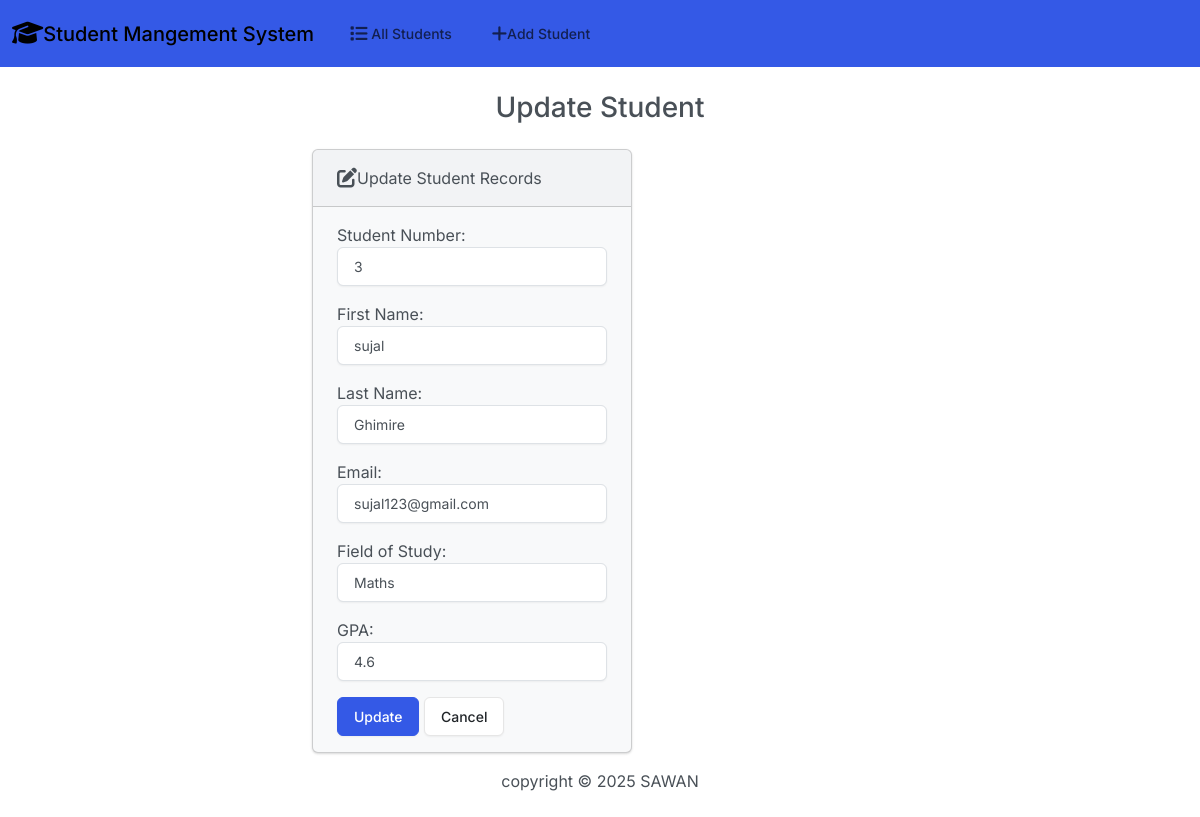
The app's page /edit/9 with its own data.
### students/models.py (models this page shows)
class Student(models.Model):
    student_number = models.PositiveIntegerField()
    first_name = models.CharField(max_length=50)
    last_name = models.CharField(max_length=50)
    email = models.EmailField(max_length=100)
    field_of_study = models.CharField(max_length=50)
    gpa = models.FloatField()

### students/views.py (the view)
# urls.py: path('edit/<int:id>', views.edit, name='edit'),
def edit(request, id):
    if request.method == "POST":
        student = Student.objects.get(pk=id)
        form = StudentForm(request.POST, instance=student)
        if form.is_valid():
            form.save()
            return render(request, 'students/edit.html',{
                'form':form,
                'success':True
            })
    else:
        student = Student.objects.get(pk=id)
        form = StudentForm(instance=student)
        return render(request, 'students/edit.html',{
                'form':form
            })

### students/forms.py
class StudentForm(forms.ModelForm):
    class Meta:
        model = Student
        fields = ['student_number', 'first_name', 'last_name', 'email', 'field_of_study', 'gpa']
        labels = {
            'student_number': 'Student Number',
            'first_name': 'First Name',
            'last_name': 'Last Name',
            'email': 'Email',
            'field_of_study': 'Field of Study',
            'gpa': 'GPA'
        }
        widgets= {
            'student_number': forms.NumberInput(attrs={'class': 'form-control'}),
            'first_name': forms.TextInput(attrs={'class': 'form-control'}),
            'last_name': forms.TextInput(attrs={'class': 'form-control'}),
            'email': forms.EmailInput(attrs={'class': 'form-control'}),
            'field_of_study': forms.TextInput(attrs={'class': 'form-control'}),
            'gpa': forms.NumberInput(attrs={'class': 'form-control'}),
        }

### students/templates/students/edit.html (shortened to what this page needs)
{% extends "students/base.html" %}
{% block body %}
  <h3 class="text-center m-4">Update Student</h3>
  {% if success %}
    <div class="alert alert-success" role="alert">
      The student updated successfully.
      <a href="{% url 'index' %}" class="alert-link">Go to Home Page</a>
    </div>
  {% else %}
    <div class="row justify-content-center">
      <div class="col-6">
        <div class="card bg-light mb-3" style="max-width: 20rem;">
          <div class="card-header">
            <i class="fa-solid fa-pen-to-square fa-lg"></i>Update Student Records
          </div>
          <div class="card-body">
            <form action="" method="POST">
              {{ form.as_p }}
              <button type="submit" class="btn btn-primary">Update</button>
              <a href="{% url 'index' %}" class="btn btn-secondary">Cancel</a>
            </form>
          </div>
        </div>
      </div>
    </div>
  {% endif %}
{% endblock %}

### records on screen
Student: student_number "3", first_name "sujal", last_name "Ghimire", email "sujal123@gmail.com", field_of_study "Maths", gpa "4.6"
